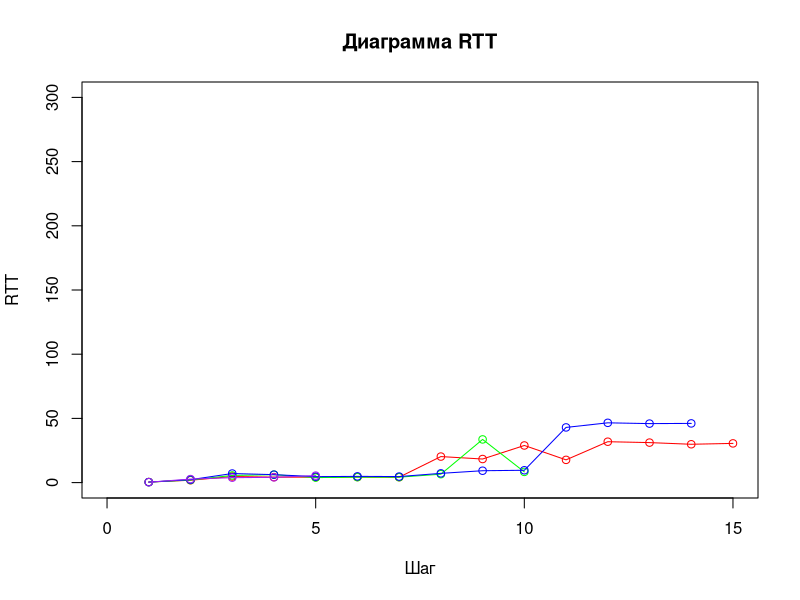

Write R code to recreate this figure.
## ---- chunk 1
xt <- c(0,10,20,30,40,50,60,70,80,90,100,110,120,130,140,150,160,170,180,190,200,210,220,230,240,250,260,270,280,290,300)
yh <- c(0,0.5,1,1.5,2,2.5,3,3.5,4,4.5,5,5.5,6,6.5,7,7.5,8,8.5,9,9.5,10,10.5,11,11.5,12,12.5,13,13.5,14,14.5,15)
x1 <- c(0.438,1.841,4.738,4.258,4.258,4.347,4.229,20.266,18.361,28.912,17.709,31.843,31.15,29.851,30.532)
y1 <- c(1,2,3,4,5,6,7,8,9,10,11,12,13,14,15)
x2 <- c(0.391,2.006,5.56,6.17,3.895,4.235,4.233,6.544,33.625,8.331)
y2 <- c(1,2,3,4,5,6,7,8,9,10)
x3 <- c(0.385,2.269,7.061,6.186,4.617,4.848,4.694,7.193,9.246,9.597,42.972,46.554,45.941,46.1)
y3 <- c(1,2,3,4,5,6,7,8,9,10,11,12,13,14)
x4 <- c(0.32,2.745,3.826,4.099,5.429)
y4 <- c(1,2,3,4,5)
plot(yh,xt, main = "Диаграмма RTT", xlab = "Шаг", ylab = "RTT",type = "n")
points(y1,x1,col = "red")
lines(y1,x1,col = "red")
points(y2,x2,col = "green")
lines(y2,x2,col = "green")
points(y3,x3,col = "blue")
lines(y3,x3,col = "blue")
points(y4,x4,col = "purple ")
lines(y4,x4,col = "purple ")
